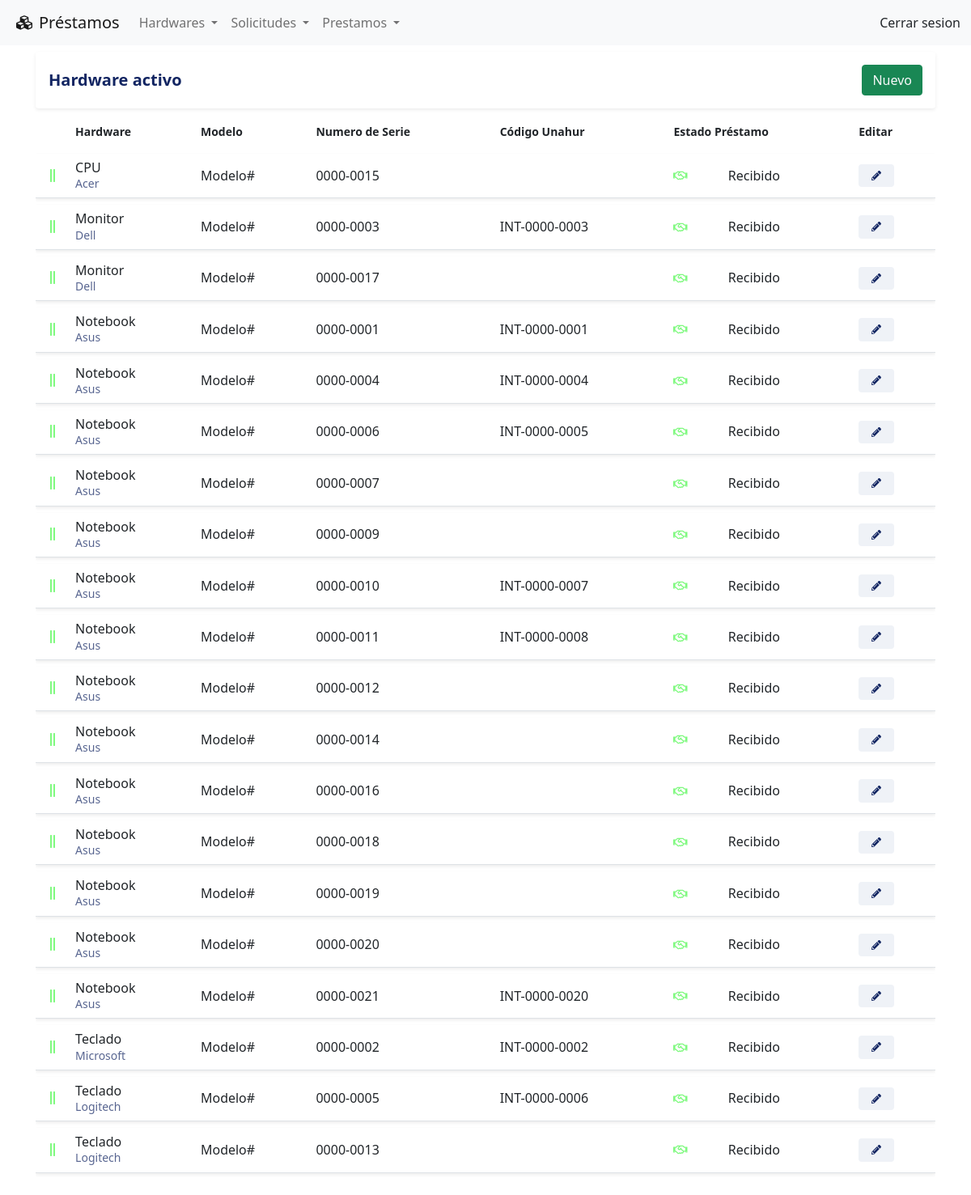
/hardware/activo, run on an earlier commit of the app's database.
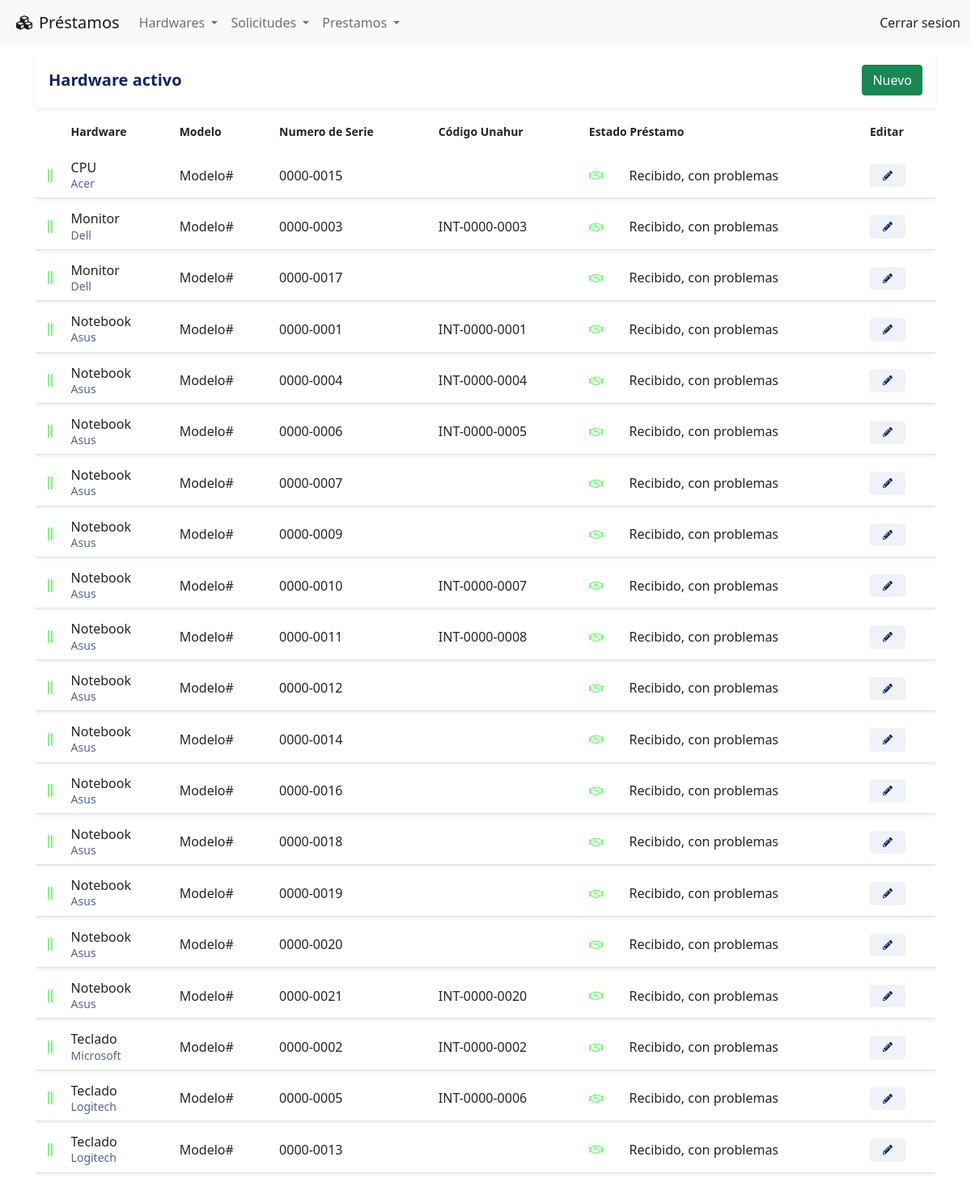
And on a later commit of the database.
### tables this page shows
CREATE TABLE IF NOT EXISTS hardwares
(
    id_hardware INT AUTO_INCREMENT PRIMARY KEY NOT NULL,
    id_tipo_hardware INT NOT NULL,
    id_marca INT NOT NULL,
    descripcion_hardware VARCHAR(1024),
    modelo VARCHAR(40) NOT NULL,
    numero_serie VARCHAR(40) NOT NULL UNIQUE,
    codigo_interno VARCHAR(40),
    id_estado_hardware INT NOT NULL,
    id_estado_prestamo INT NOT NULL,
    created_at TIMESTAMP DEFAULT CURRENT_TIMESTAMP,
    updated_at DATETIME DEFAULT CURRENT_TIMESTAMP ON UPDATE CURRENT_TIMESTAMP,
    FOREIGN KEY (id_tipo_hardware) REFERENCES tipos_hardware (id_tipo_hardware),
    FOREIGN KEY (id_marca) REFERENCES marcas (id_marca)
);

CREATE TABLE IF NOT EXISTS tipos_hardware
(
    id_tipo_hardware INT AUTO_INCREMENT PRIMARY KEY NOT NULL,
    tipo_hardware VARCHAR(40) NOT NULL UNIQUE,
    created_at TIMESTAMP DEFAULT CURRENT_TIMESTAMP,
    updated_at DATETIME DEFAULT CURRENT_TIMESTAMP ON UPDATE CURRENT_TIMESTAMP
);

CREATE TABLE IF NOT EXISTS marcas
(
    id_marca INT AUTO_INCREMENT PRIMARY KEY NOT NULL,
    marca VARCHAR(40) NOT NULL UNIQUE,
    created_at TIMESTAMP DEFAULT CURRENT_TIMESTAMP,
    updated_at DATETIME DEFAULT CURRENT_TIMESTAMP ON UPDATE CURRENT_TIMESTAMP
);

CREATE TABLE IF NOT EXISTS estados_prestamo
( 
    id_estado_prestamo INT AUTO_INCREMENT PRIMARY KEY NOT NULL, 
    estado_prestamo VARCHAR(40) NOT NULL UNIQUE,
    color_estado_prestamo VARCHAR(40) NOT NULL, 
    created_at TIMESTAMP DEFAULT CURRENT_TIMESTAMP,
    updated_at DATETIME DEFAULT CURRENT_TIMESTAMP ON UPDATE CURRENT_TIMESTAMP
);

### index.php (called while the page is built, shortened)
<?php
    require_once "config/database.php";
    include_once "views/layouts/header.php";
    include_once "views/layouts/navbar.php";
    include_once "views/layouts/main.php";
    include_once "views/layouts/footer.php";
?>

### controllers/hardwareController.php (called while the page is built, shortened)
<?php
require_once 'models/hardwareModel.php';
class HardwareController{
    public function activo() {
        $hardware = new HardwareModel();
        $hardwares = $hardware->getAll();
        $hardware->setEncabezado('activo');
        $estado = 1;
        require_once 'views/hardware/listado.php';
    }
}

### config/database.php (called while the page is built)
<?php
class Database {
    public static function connect(){
        $db = new mysqli('localhost', 'root', '', 'prestamos');
        $db->query ("SET NAMES 'utf-8'");
        return $db;
    }
}

### models/hardwareModel.php (called while the page is built, shortened)
<?php
class HardwareModel{
    private $db;
    private $encabezado;
    public function __construct() {
        $this->db = Database::connect();
    }
    public function getEncabezado() {
        return $this->encabezado;
    }
    public function setEncabezado($encabezado) {
        $this->encabezado = $encabezado;
    }
    public function getAll() {
        $hardwares = $this->db->query(
            "SELECT
                hardwares.id_hardware,
                tipos_hardware.tipo_hardware,
                marcas.marca,
                hardwares.modelo,
                hardwares.numero_serie,
                hardwares.codigo_interno,
                hardwares.id_estado_hardware,
                estados_hardware.estado_hardware,
                hardwares.id_estado_prestamo,
                estados_prestamo.estado_prestamo,
                hardwares.descripcion_hardware,
                hardwares.created_at AS created_at_hardware
            FROM
                hardwares
            INNER JOIN
                tipos_hardware ON hardwares.id_tipo_hardware = tipos_hardware.id_tipo_hardware
            INNER JOIN
                marcas ON hardwares.id_marca = marcas.id_marca
            INNER JOIN
                estados_hardware ON hardwares.id_estado_hardware = estados_hardware.id_estado_hardware
            INNER JOIN
                estados_prestamo ON hardwares.id_estado_prestamo = estados_prestamo.id_estado_prestamo
            ORDER BY tipos_hardware.tipo_hardware, hardwares.numero_serie;
        ");
        return $hardwares;
    }
}

### views/hardware/listado.php (the view, shortened to what this page needs)
<div class="row">
    <div class="col align-middle">
        <div class="card d-inline-block border-0 shadow-sm shadow-hover w-100">
            <div class="card-body d-flex justify-content-between align-items-center">
                <h5 class="mb-0"> Hardware <?= $hardware->getEncabezado()?></h5>
                <a href="<?= URL ?>hardware/nuevo"class="btn btn-success text-light">Nuevo</a>
			</div>
        </div>
    </div>
</div>
<div class="row">
    <div class="col">
        <div class="table-responsive">
            <table class="table table-hover">
                <thead class="thead-light">
                    <tr>
                        <th scope="col"><small class="font-weight-bold"><small></th>
                        <th scope="col"><small class="font-weight-bold">Hardware<small></th>
                        <th scope="col"><small class="font-weight-bold">Modelo<small></th>
                        <th scope="col"><small class="font-weight-bold">Numero de Serie<small></th>
                        <th scope="col"><small class="font-weight-bold">Código Unahur<small></th>
                        <th scope="col" colspan=2><small class="font-weight-bold">Estado Préstamo<small></th>
                        <th scope="col"><small class="font-weight-bold">Editar<small></th>
                    </tr>
                </thead>
                <tbody>
                    <?php while($dato = $hardwares->fetch_object()): ?>
                    <?php  $estadoHardware = $dato->id_estado_hardware;
                        if($estadoHardware == $estado) {
                    ?>
                        <tr class="shadow-sm">
                            <td class="align-middle text-center">
                                <i class="fas fa-grip-lines-vertical"
                                        <?php
                                            switch ($estado) {
                                                case 1:
                                                    echo  'style="color:rgba(0, 244, 0, 0.5)"';
                                                break;
                                        }
                                    ?>
                                > </i>
                            </td>
                            <td><span class="d-block"><?= $dato->tipo_hardware; ?></span><small class="text-muted"><?= $dato->marca; ?></small>
                            </td>
                            <td class="align-middle"><span><?= $dato->modelo; ?></span></td>
                            <td class="align-middle"><span><?= $dato->numero_serie; ?></span></td>
                            <td class="align-middle"><span><?= $dato->codigo_interno; ?></span></td>
                            <td class="align-middle">
                                <span>
                                    <i class="far fa-handshake fa-sm"
                                                <?php
                                                    switch ($dato->id_estado_prestamo) {
                                                        case 3:
                                                            echo 'style="color:rgba(0, 244, 0, 0.5)"';
                                                        break;
                                                }
                                            ?>
                                        > </i>
                                </span>
                            </td>
                            <td class="align-middle">
                                <?= $dato->estado_prestamo; ?>
                            </td>
                            <td class="align-middle">
                                <a href = "<?= URL ?>hardware/editar&id=<?=$dato->id_hardware?>">
                                    <span class="badge badge-secondary"><i class="fas fa-pencil-alt"></i></span>
                                </a>
                            </td>
                        </tr>
                    <?php } endwhile; ?>
                </tbody>
            </table>
        </div>
    </div>
</div>

### views/layouts/header.php (shortened to what this page needs)
<!DOCTYPE html>
<html lang="es">
<head>
    <link rel="stylesheet" href="<?php echo URL ?>public/css/bootstrap.min.css" />
    <link rel="stylesheet" href="<?php echo URL ?>public/css/all.min.css" />
    <link rel="stylesheet" href="<?php echo URL ?>public/css/style.css" />
</head>
<body>

### views/layouts/navbar.php (shortened to what this page needs)
<nav class="navbar navbar-expand-lg navbar-light bg-light">
    <div class="container-fluid">
        <a class="navbar-brand" href="<?php echo URL ?>"><i class="fas fa-cubes mx-2"></i>Préstamos</a>
        <div class="collapse navbar-collapse" id="navbarSupportedContent">
        <ul class="navbar-nav me-auto mb-2 mb-lg-0">
            <li class="nav-item dropdown">
                <a class="nav-link dropdown-toggle" href="#" id="navbarDropdown" role="button" data-bs-toggle="dropdown" aria-expanded="false">
                    Hardwares
                </a>
            </li>
            <li class="nav-item dropdown">
                <a class="nav-link dropdown-toggle" href="#" id="navbarDropdown" role="button" data-bs-toggle="dropdown" aria-expanded="false">
                    Solicitudes
                </a>
            </li>
            <li class="nav-item dropdown">
                <a class="nav-link dropdown-toggle" href="#" id="navbarDropdown" role="button" data-bs-toggle="dropdown" aria-expanded="false">
                    Prestamos
                </a>
            </li>
        </ul>
            <span class="d-flex ">
                <a class="btn p-0" type="submit">Cerrar sesion</a>
            </span>
        </div>
    </div>
</nav>

### views/layouts/main.php (shortened to what this page needs)
<div class="container-fluid">
  <div class="row justify-content-center m-1 p-1">
  <?php
    if(isset($_GET['controller'])){
      $nombre_controlador = $_GET['controller'].'Controller';
    }elseif(!isset($_GET['controller']) && !isset($_GET['action'])){
      $nombre_controlador = CONTROLLER_DEFAULT;
    }else{
      show_error();
      exit();
    }
    if(class_exists($nombre_controlador)){
      $controlador = new $nombre_controlador();
      if(isset($_GET['action']) && method_exists($controlador, $_GET['action'])){
        $action = $_GET['action'];
        $controlador->$action();
      }elseif(!isset($_GET['controller']) && !isset($_GET['action'])){
        $action_default = ACTION_DEFAULT;
        $controlador->$action_default();
      }else{
        show_error();
      }
    }else{
      show_error();
    }
    ?>
  </div>
</div>

### views/layouts/footer.php (shortened to what this page needs)
</body>
</html>

### public/css/style.css (style rules this page uses)
:root { --primary: #122562; --light: #ffffff; --light-blue: #F5F6FA; --grey: #eff2f7; }
h1, h2, h3, h4, h5, h6 { color: var(--primary); font-weight: 700; }
.text-muted { color: var(--primary) !important; opacity: .7; }
.shadow-sm { box-shadow: 0 0 1.25rem rgba(11,37,75,.05); }
.shadow-hover { transition: 1s ease-in-out; }
.badge { padding: .5rem 1rem; }
.badge-secondary { background-color: var(--grey); color: var(--primary); }
table { border-collapse: separate; border-spacing: 0 .5rem; }
table thead th { border: 0 !important; }
table tbody tr { background-color: var(--light); }
table tbody td { border-top: 0 !important; line-height: 1.2; }
html { position: relative; min-height: 100%; }
body { margin-bottom: 60px; }

What changed in the data, as far as the page shows it:
changed through a linked row, hardwares "CPU": id_estado_prestamo.estado_prestamo "Recibido" → "Recibido, con problemas"
changed through a linked row, hardwares "INT-0000-0003": id_estado_prestamo.estado_prestamo "Recibido" → "Recibido, con problemas"
changed through a linked row, hardwares (number 3 of 20 on the later page): id_estado_prestamo.estado_prestamo "Recibido" → "Recibido, con problemas"
changed through a linked row, hardwares "INT-0000-0001": id_estado_prestamo.estado_prestamo "Recibido" → "Recibido, con problemas"
changed through a linked row, hardwares "INT-0000-0004": id_estado_prestamo.estado_prestamo "Recibido" → "Recibido, con problemas"
changed through a linked row, hardwares "INT-0000-0005": id_estado_prestamo.estado_prestamo "Recibido" → "Recibido, con problemas"
changed through a linked row, hardwares (number 7 of 20 on the later page): id_estado_prestamo.estado_prestamo "Recibido" → "Recibido, con problemas"
changed through a linked row, hardwares (number 8 of 20 on the later page): id_estado_prestamo.estado_prestamo "Recibido" → "Recibido, con problemas"
changed through a linked row, hardwares "INT-0000-0007": id_estado_prestamo.estado_prestamo "Recibido" → "Recibido, con problemas"
changed through a linked row, hardwares "INT-0000-0008": id_estado_prestamo.estado_prestamo "Recibido" → "Recibido, con problemas"
changed through a linked row, hardwares (number 11 of 20 on the later page): id_estado_prestamo.estado_prestamo "Recibido" → "Recibido, con problemas"
changed through a linked row, hardwares (number 12 of 20 on the later page): id_estado_prestamo.estado_prestamo "Recibido" → "Recibido, con problemas"
changed through a linked row, hardwares (number 13 of 20 on the later page): id_estado_prestamo.estado_prestamo "Recibido" → "Recibido, con problemas"
changed through a linked row, hardwares (number 14 of 20 on the later page): id_estado_prestamo.estado_prestamo "Recibido" → "Recibido, con problemas"
changed through a linked row, hardwares (number 15 of 20 on the later page): id_estado_prestamo.estado_prestamo "Recibido" → "Recibido, con problemas"
changed through a linked row, hardwares (number 16 of 20 on the later page): id_estado_prestamo.estado_prestamo "Recibido" → "Recibido, con problemas"
changed through a linked row, hardwares "INT-0000-0020": id_estado_prestamo.estado_prestamo "Recibido" → "Recibido, con problemas"
changed through a linked row, hardwares "INT-0000-0002": id_estado_prestamo.estado_prestamo "Recibido" → "Recibido, con problemas"
changed through a linked row, hardwares "INT-0000-0006": id_estado_prestamo.estado_prestamo "Recibido" → "Recibido, con problemas"
changed through a linked row, hardwares (number 20 of 20 on the later page): id_estado_prestamo.estado_prestamo "Recibido" → "Recibido, con problemas"
